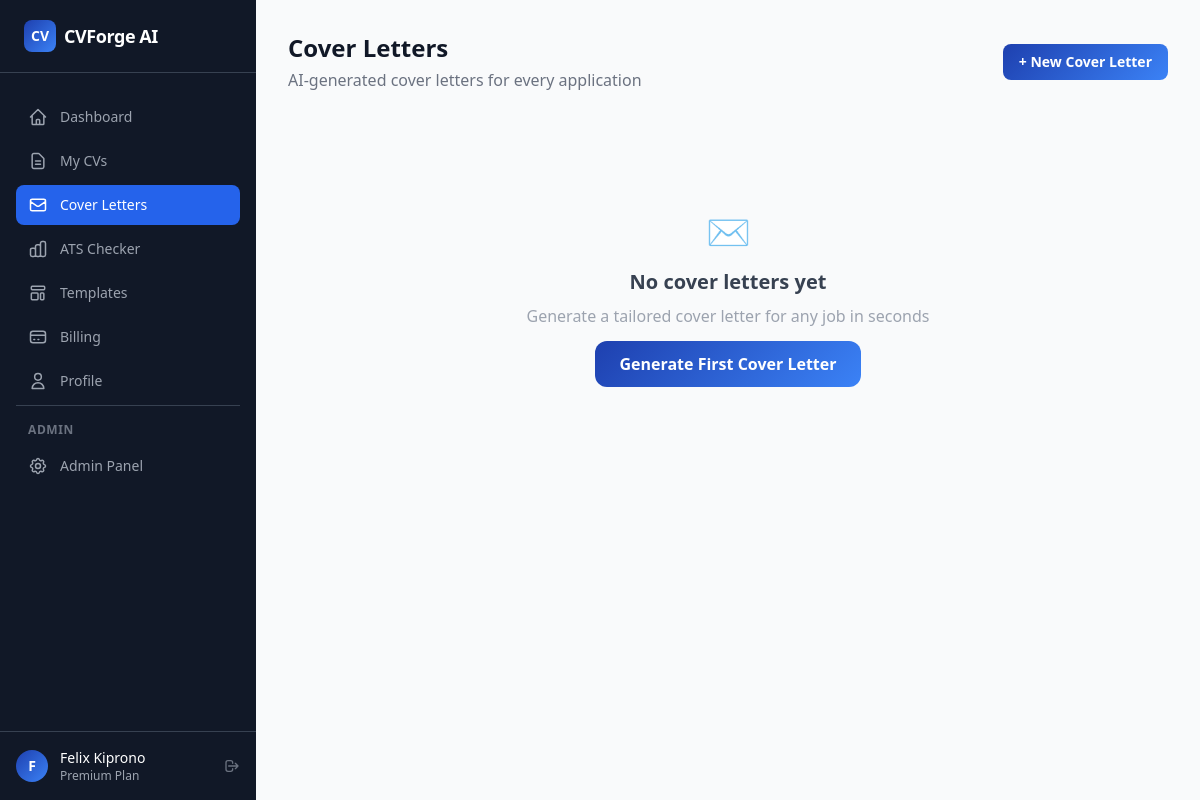
The app's page /cover-letter/ (signed in) with its own data.
### app/models.py (models this page shows, shortened)
class User(db.Model, UserMixin):
    __tablename__ = "users"
    id = db.Column(db.Integer, primary_key=True)
    email = db.Column(db.String(255), unique=True, nullable=False, index=True)
    username = db.Column(db.String(80), unique=True, nullable=True, index=True)
    password_hash = db.Column(db.String(255), nullable=True)
    first_name = db.Column(db.String(80), nullable=True)
    last_name = db.Column(db.String(80), nullable=True)
    avatar_url = db.Column(db.String(500), nullable=True)
    google_id = db.Column(db.String(255), unique=True, nullable=True, index=True)
    oauth_provider = db.Column(db.String(50), nullable=True)
    is_active = db.Column(db.Boolean, default=True, nullable=False)
    is_admin = db.Column(db.Boolean, default=False, nullable=False)
    is_verified = db.Column(db.Boolean, default=False, nullable=False)
    verification_token = db.Column(db.String(255), nullable=True)
    reset_token = db.Column(db.String(255), nullable=True)
    reset_token_expires = db.Column(db.DateTime(timezone=True), nullable=True)
    plan = db.Column(db.String(20), default="free", nullable=False)
    plan_expires_at = db.Column(db.DateTime(timezone=True), nullable=True)
    created_at = db.Column(db.DateTime(timezone=True), default=utcnow, nullable=False)
    updated_at = db.Column(db.DateTime(timezone=True), default=utcnow, onupdate=utcnow, nullable=False)
    last_login_at = db.Column(db.DateTime(timezone=True), nullable=True)
    profile = db.relationship("Profile", backref="user", uselist=False, lazy="joined", cascade="all, delete-orphan")
    resumes = db.relationship("Resume", backref="user", lazy="dynamic", cascade="all, delete-orphan")
    cover_letters = db.relationship("CoverLetter", backref="user", lazy="dynamic", cascade="all, delete-orphan")
    subscriptions = db.relationship("Subscription", backref="user", lazy="dynamic", cascade="all, delete-orphan")
    payments = db.relationship("Payment", backref="user", lazy="dynamic", cascade="all, delete-orphan")
    ai_usages = db.relationship("AIUsage", backref="user", lazy="dynamic", cascade="all, delete-orphan")
    activity_logs = db.relationship("ActivityLog", backref="user", lazy="dynamic", cascade="all, delete-orphan")
    notifications = db.relationship("Notification", backref="user", lazy="dynamic", cascade="all, delete-orphan")
    @property
    def is_premium(self) -> bool:
        if self.plan in ("pro", "premium") and self.plan_expires_at:
            return _make_aware(self.plan_expires_at) > datetime.now(timezone.utc)
        return False
    @property
    def full_name(self) -> str:
        parts = filter(None, [self.first_name, self.last_name])
        return " ".join(parts) or self.email.split("@")[0]

### app/routes/cover_letter.py (the view)
@cover_letter_bp.route("/")
@login_required
def list_letters():
    letters = (CoverLetter.query
               .filter_by(user_id=current_user.id, is_archived=False)
               .order_by(CoverLetter.updated_at.desc()).all())
    return render_template("cover_letter/list.html", letters=letters)

### app/__init__.py (called while the page is built)
@login_manager.user_loader
def load_user(user_id):
    return db.session.get(User, int(user_id))

### app/models.py (called while the page is built)
def _make_aware(dt):
    if dt is None:
        return None
    if dt.tzinfo is None:
        return dt.replace(tzinfo=timezone.utc)
    return dt

### app/templates/cover_letter/list.html (shortened to what this page needs)
{% extends "base_dashboard.html" %}
{% block page_title %}Cover Letters{% endblock %}
{% block page_subtitle %}AI-generated cover letters for every application{% endblock %}
{% block page_actions %}
  <a href="{{ url_for('cover_letter.new_letter') }}"
     class="inline-flex items-center gap-2 px-4 py-2 rounded-lg gradient-brand text-white text-sm font-semibold hover:opacity-90 transition">
    + New Cover Letter
  </a>
{% endblock %}
{% block content %}
{% if letters %}
<div class="grid sm:grid-cols-2 xl:grid-cols-3 gap-4">
  {% for letter in letters %}
  <div class="bg-white rounded-xl border border-gray-100 shadow-sm card-hover p-5 flex flex-col">
    <div class="mb-3">
      <h3 class="font-semibold text-gray-900 text-sm line-clamp-2">{{ letter.title }}</h3>
      <p class="text-xs text-gray-400 mt-1 capitalize">{{ letter.tone }} tone · {{ letter.created_at.strftime('%d %b %Y') }}</p>
    </div>
    <p class="text-xs text-gray-500 line-clamp-3 mb-4 flex-1">{{ letter.content[:200] }}…</p>
    <div class="flex gap-2">
      <a href="{{ url_for('cover_letter.view_letter', letter_id=letter.id) }}"
         class="flex-1 text-center text-xs py-2 border border-gray-200 rounded-lg hover:bg-gray-50 transition font-medium text-gray-700">
        View & Edit
      </a>
      <a href="{{ url_for('cover_letter.download', letter_id=letter.id, fmt='pdf') }}"
         class="flex-1 text-center text-xs py-2 gradient-brand text-white rounded-lg hover:opacity-90 transition font-medium">
        PDF
      </a>
    </div>
  </div>
  {% endfor %}
</div>
{% else %}
<div class="text-center py-24">
  <p class="text-4xl mb-4">✉️</p>
  <h3 class="text-xl font-semibold text-gray-700 mb-2">No cover letters yet</h3>
  <p class="text-gray-400 mb-6">Generate a tailored cover letter for any job in seconds</p>
  <a href="{{ url_for('cover_letter.new_letter') }}"
     class="px-6 py-3 rounded-xl gradient-brand text-white font-semibold hover:opacity-90 transition">
    Generate First Cover Letter
  </a>
</div>
{% endif %}
{% endblock %}

### app/templates/base_dashboard.html (shortened to what this page needs)
{% extends "base.html" %}
{% block body %}
<div class="min-h-screen flex" x-data="{sidebarOpen: false}">
  <aside class="hidden lg:flex lg:flex-col lg:w-64 lg:fixed lg:inset-y-0 bg-gray-900 text-white">
    <div class="flex items-center gap-2 px-6 py-5 border-b border-gray-700">
      <div class="w-8 h-8 rounded-lg gradient-brand flex items-center justify-center text-white font-bold text-sm">CV</div>
      <span class="font-bold text-lg tracking-tight">CVForge AI</span>
    </div>
    <nav class="flex-1 px-4 py-6 space-y-1 overflow-y-auto">
      {% for endpoint, icon_path, label in nav %}
      <a href="{{ url_for(endpoint) }}"
         class="flex items-center gap-3 px-3 py-2.5 rounded-lg text-sm font-medium transition-colors
         {% if request.endpoint == endpoint %}bg-blue-600 text-white{% else %}text-gray-400 hover:bg-gray-800 hover:text-white{% endif %}">
        <svg class="w-5 h-5 flex-shrink-0" fill="none" viewBox="0 0 24 24" stroke="currentColor" stroke-width="1.8">
          <path stroke-linecap="round" stroke-linejoin="round" d="{{ icon_path }}"/>
        </svg>
        {{ label }}
      </a>
      {% endfor %}
      {% if current_user.is_admin %}
      <div class="pt-4 mt-4 border-t border-gray-700">
        <p class="px-3 text-xs font-semibold text-gray-500 uppercase tracking-wider mb-2">Admin</p>
        <a href="{{ url_for('admin.index') }}"
           class="flex items-center gap-3 px-3 py-2.5 rounded-lg text-sm font-medium text-gray-400 hover:bg-gray-800 hover:text-white transition-colors">
          Admin Panel
        </a>
      </div>
      {% endif %}
    </nav>
    <div class="px-4 py-4 border-t border-gray-700">
      <div class="flex items-center gap-3">
        <div class="w-8 h-8 rounded-full gradient-brand flex items-center justify-center text-white text-sm font-bold flex-shrink-0">
          {{ current_user.first_name[0]|upper if current_user.first_name else current_user.email[0]|upper }}
        </div>
        <div class="flex-1 min-w-0">
          <p class="text-sm font-medium text-white truncate">{{ current_user.full_name }}</p>
          <p class="text-xs text-gray-400 capitalize">{{ current_user.plan }} plan</p>
        </div>
        <a href="{{ url_for('auth.logout') }}" title="Logout"
           class="text-gray-500 hover:text-white transition-colors">
          <svg class="w-4 h-4" fill="none" viewBox="0 0 24 24" stroke="currentColor">
            <path stroke-linecap="round" stroke-linejoin="round" stroke-width="2"
                  d="M17 16l4-4m0 0l-4-4m4 4H7m6 4v1a3 3 0 01-3 3H6a3 3 0 01-3-3V7a3 3 0 013-3h4a3 3 0 013 3v1"/>
          </svg>
        </a>
      </div>
    </div>
  </aside>
  <div class="flex-1 lg:ml-64 flex flex-col min-h-screen">
    <main class="flex-1 p-4 lg:p-8">
      {% if self.page_title() %}
      <div class="mb-6 flex items-center justify-between gap-4">
        <div>
          <h1 class="text-2xl font-bold text-gray-900">{% block page_title %}{% endblock %}</h1>
          {% if self.page_subtitle() %}
          <p class="text-gray-500 mt-1">{% block page_subtitle %}{% endblock %}</p>
          {% endif %}
        </div>
        <div class="flex gap-2">{% block page_actions %}{% endblock %}</div>
      </div>
      {% endif %}
      {% block content %}{% endblock %}
    </main>
  </div>
</div>
{% endblock %}

### app/templates/base.html (style rules this page uses)
.gradient-brand { background:linear-gradient(135deg,#1e40af 0%,#3b82f6 100%) }

### records on screen
User: first_name "F", full_name "Felix Kiprono", plan "Premium"

### other values on screen
{{ label }} "Dashboard" "My CVs" "Cover Letters" "ATS Checker" "Templates" "Billing" "Profile"
